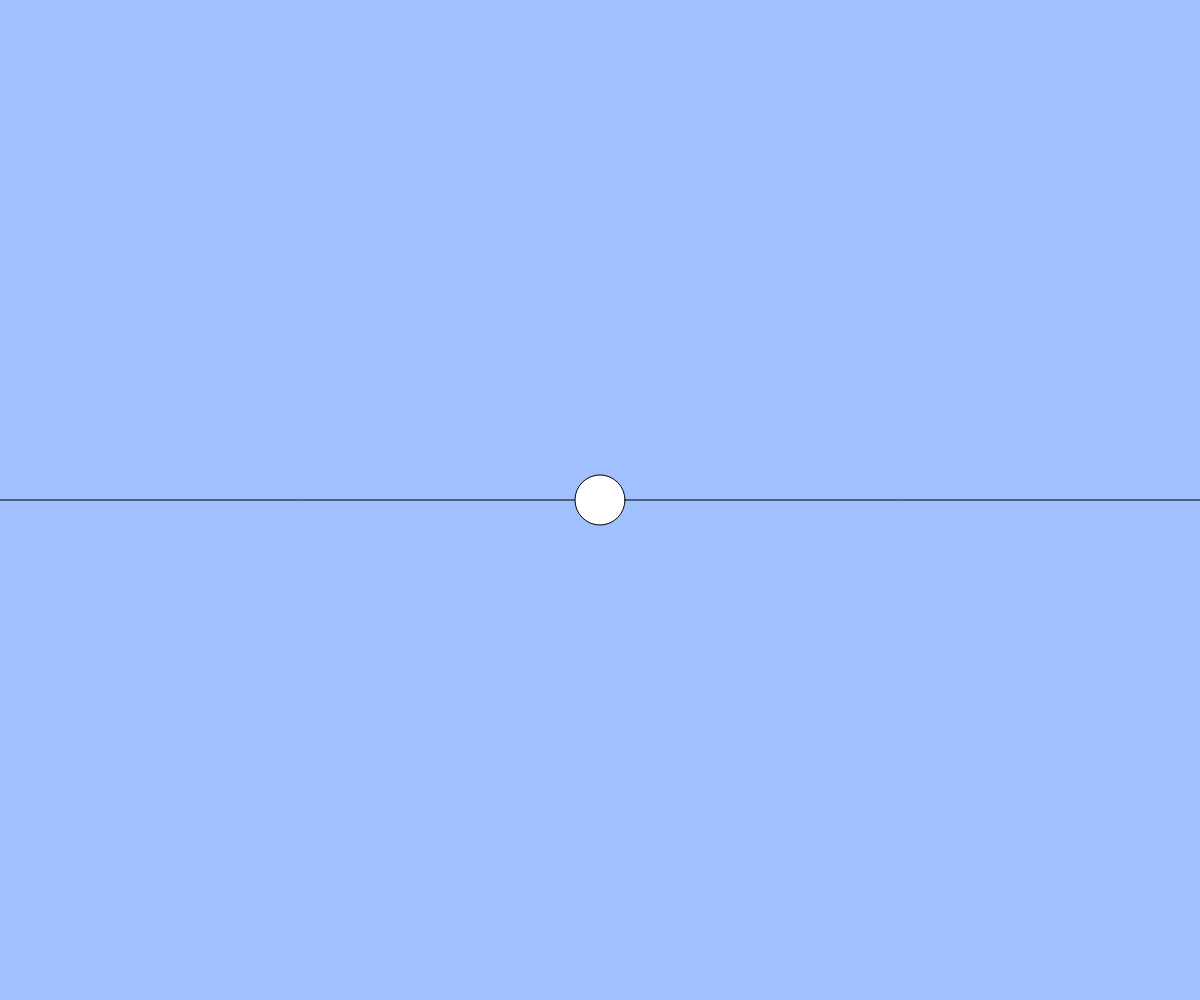
Frame 1 (no input)
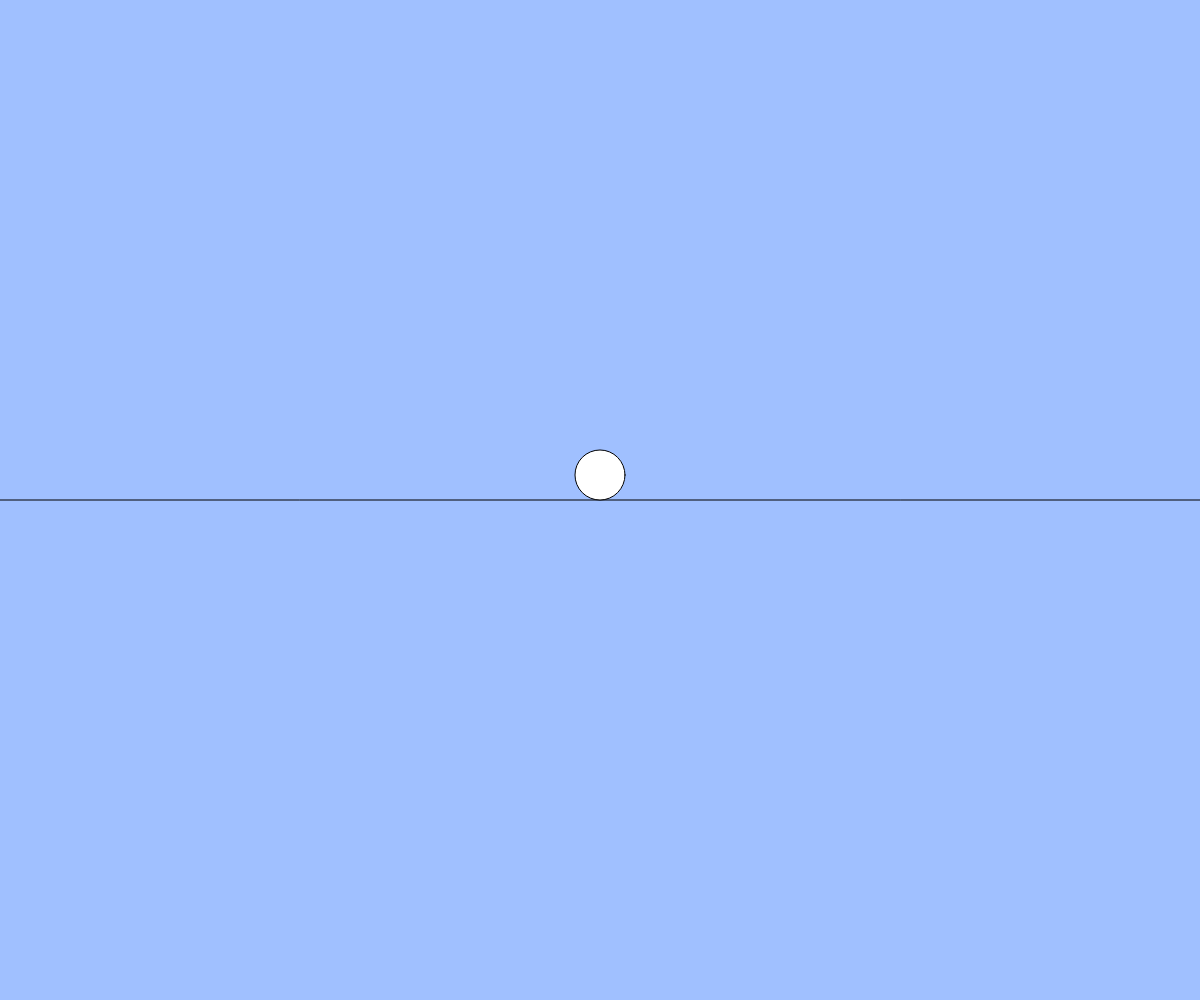
Frame 60 (no input)
Frame 120 (the mouse pressed at the canvas centre since frame 60): identical to frame 60, image omitted

The p5.js sketch that drew these frames (run headless with seeded random() and noise() and a simulated clock; from frame 60 on, the mouse is pressed at the canvas centre):

// p5.js sketch
// ── sketch.js
// テキスト「キーボード操作に反応する」
let x, y;
let vx,vy;
const g=1;
const jump=20;
const ground=20;
const size=50

function setup(){
  createCanvas(windowWidth, windowHeight);
  x = width / 2;
  y = height / 2;
  vx=0;
  vy=0;
}

function draw(){
  background(160, 192, 255);
  line(0,height/2,width,height/2);
  ellipse(x, y, size,size);
  
  x += vx;
  y += vy;

  if(keyIsDown(LEFT_ARROW)){ x -= 5; }
  if(keyIsDown(RIGHT_ARROW)){ x += 5; }
 // if(keyIsDown(UP_ARROW)){ y -= 5; }
 // if(keyIsDown(DOWN_ARROW)){ y += 5; }
  if(keyIsDown("A".charCodeAt(0))){ x+= 10; }

  if(y<height-y-size){
    vy+=g;
  }else{
    vy=0;
    y=height-y-size;
  }
  
  if(keyIsDown("F".charCodeAt(0))&&(keyIsDown(LEFT_ARROW)||keyIsDown(UP_ARROW))){
    vx = -10;
    //vy = -10;
  } else if (keyIsDown("F".charCodeAt(0))&&(keyIsDown(RIGHT_ARROW)||keyIsDown(DOWN_ARROW))){
    vx = 10;
    //vy = 10;
  }  else {
    vx = 0;
    //vy = 0;
  }
  x=constrain(x,0,width);
  y=constrain(y,0,height);
}
function keyPressed(){
  if(key==" "){
    if(y>=height-y-size)
      vy=-jump;
  }
}
// イベントハンドラを使用するパターン
// function keyPressed(){
//   if(keyCode == LEFT_ARROW){ x -= 5; }
//   else if(keyCode == RIGHT_ARROW){ x+= 5; }
//   else if(keyCode == DOWN_ARROW){ y += 5; }
//   else if(keyCode == UP_ARROW){ y -= 5; }
//   else if(key == "A"){ x += 10; }
// }

function windowResized(){
  resizeCanvas(windowWidth, windowHeight);
}
